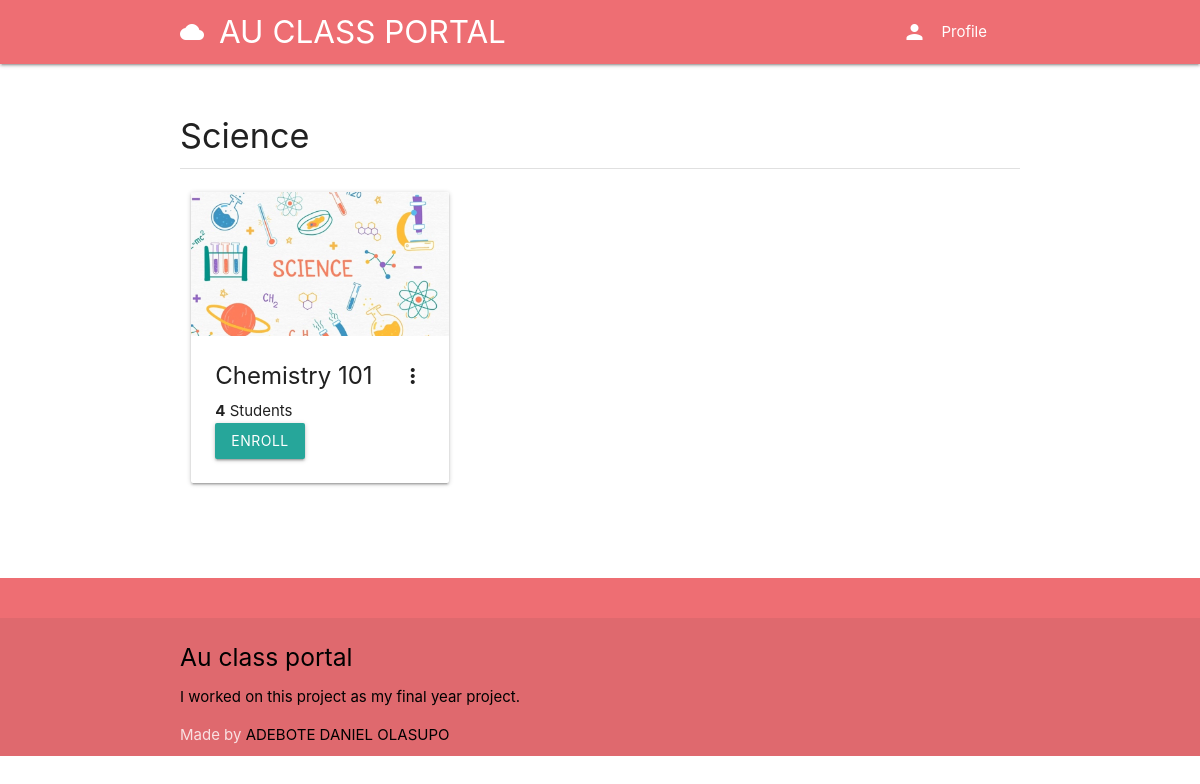
The app's page /course/categories/science with its own data.
### classroom/models.py (models this page shows, shortened)
class Category(models.Model):
	title = models.CharField(max_length=100, verbose_name='Title')
	icon = models.CharField(max_length=100, verbose_name='Icon', default='article')
	slug = models.SlugField(unique=True)

class Course(models.Model):
	id = models.UUIDField(primary_key=True, default=uuid.uuid4, editable=False)
	picture = models.ImageField(upload_to=user_directory_path)
	title = models.CharField(max_length=200)
	description = models.CharField(max_length=300)
	category = models.ForeignKey(Category, on_delete=models.CASCADE)
	syllabus = RichTextField()
	user = models.ForeignKey(User, on_delete=models.CASCADE, related_name='course_owner')
	enrolled = models.ManyToManyField(User)
	modules = models.ManyToManyField(Module)
	questions = models.ManyToManyField(Question)

### classroom/views.py (the view)
# urls.py: path('categories/<category_slug>', CategoryCourses, name='category-courses'),
def CategoryCourses(request, category_slug):
	category = get_object_or_404(Category, slug=category_slug)
	courses = Course.objects.filter(category=category)
	context = {
		'category': category,
		'courses': courses,
	}
	return render(request, 'classroom/categorycourses.html', context)

### authy/views.py (called while the page is built)
def SideNavInfo(request):
	user = request.user
	nav_profile = None
	if user.is_authenticated:
		nav_profile = Profile.objects.get(user=user)
	return {'nav_profile': nav_profile}

### direct/views.py (called while the page is built)
def CheckDirects(request):
    directs_count = 0
    if request.user.is_authenticated:
        directs_count = Message.objects.filter(user=request.user, is_read=False).count()
    return {'directs_count': directs_count}

### student_portal/templates/classroom/categorycourses.html (shortened to what this page needs)
{% extends 'base.html' %}
{% load static %}
{% block content %}
<div class="section">
	<h4>{{ category.title }}</h4>
	<div class="divider"></div>
</div>
<div class="row">
{% for course in courses %}
<div class="col s12 m4">
  <div class="card">
    <div class="card-image waves-effect waves-block waves-light">
      <img class="activator" src="{{ course.picture.url }}">
    </div>
    <div class="card-content">
      <span class="card-title activator grey-text text-darken-4"><b>{{ course.title }}</b><i class="material-icons right">more_vert</i></span>
      <p class="title"><b>{{ course.enrolled.count }}</b> Students</p>
      <a href="{% url 'enroll' course.id %}" class="btn">Enroll</a>
    </div>
  </div>
</div>
{% endfor %}
</div>
{% endblock %}

### records on screen
Category: title "Science"
Course: picture (picture), title "Chemistry 101", enrolled.count "4"
